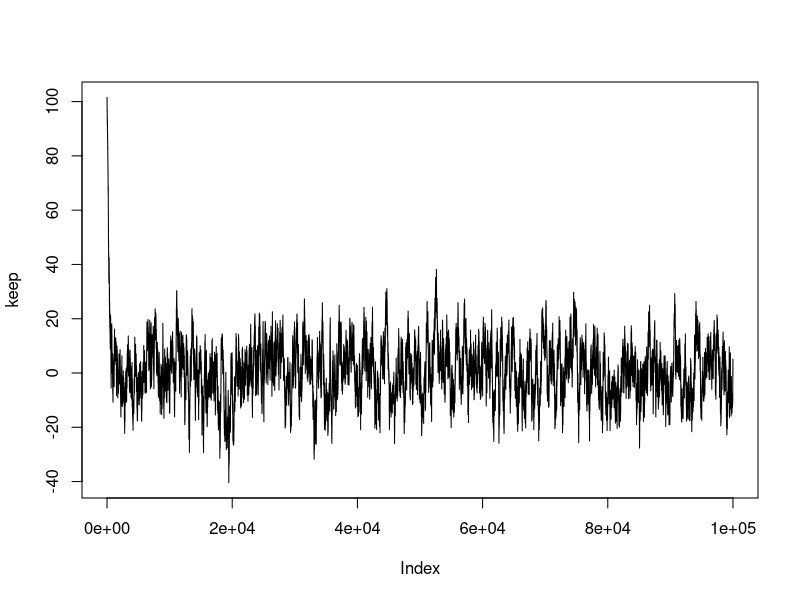
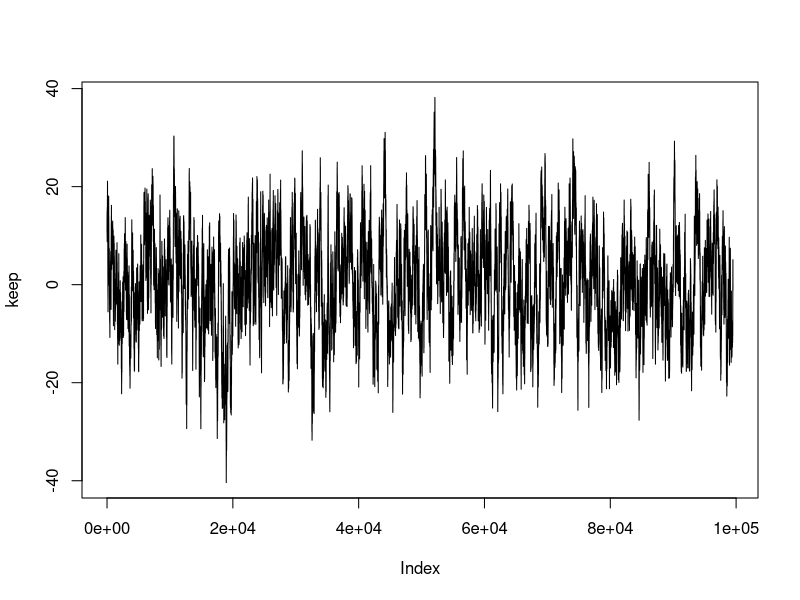
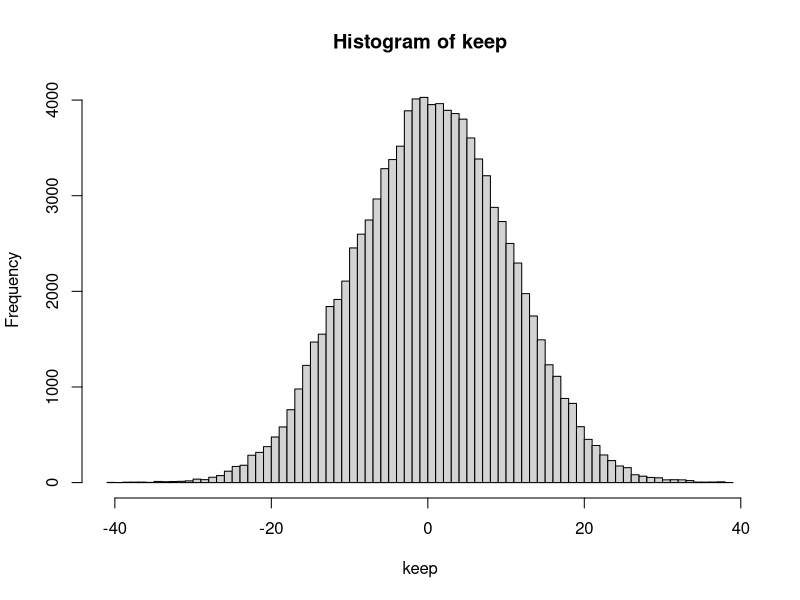
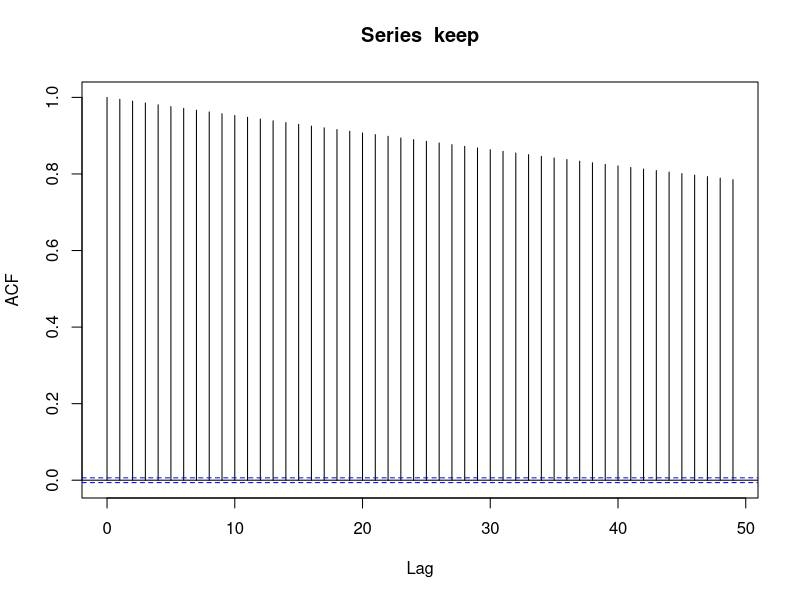

Write the R code that produced these figures, in order.
## ---- chunk 1
# we use logs as this prevents under/overflow
log_prob = function(theta) 
{
  # assume target distribution is a standard normal
  return(-0.5*(theta/10)^2)
}

theta = 100
logp = log_prob(theta)
sigma = 1.0

keep = numeric(100000)
# Move the walker around
for(i in 1:100000)
{
  # generate proposed new position
  proposal = theta + sigma*rnorm(1)
  logp_prop = log_prob(proposal)
  # evaluate proposal wrt current position
  log_alpha = logp_prop - logp
  
  if(runif(1) < exp(log_alpha))
  {
    # accept the proposal
    theta = proposal
    logp = logp_prop
  }
  
  keep[i] = theta
}
## ---- chunk 2
plot(keep, type = "l")
## ---- chunk 3
keep = keep[500:length(keep)]
plot(keep, type = "l")
## ---- chunk 4
hist(keep, breaks = 100)
## ---- chunk 5
acf(keep)
